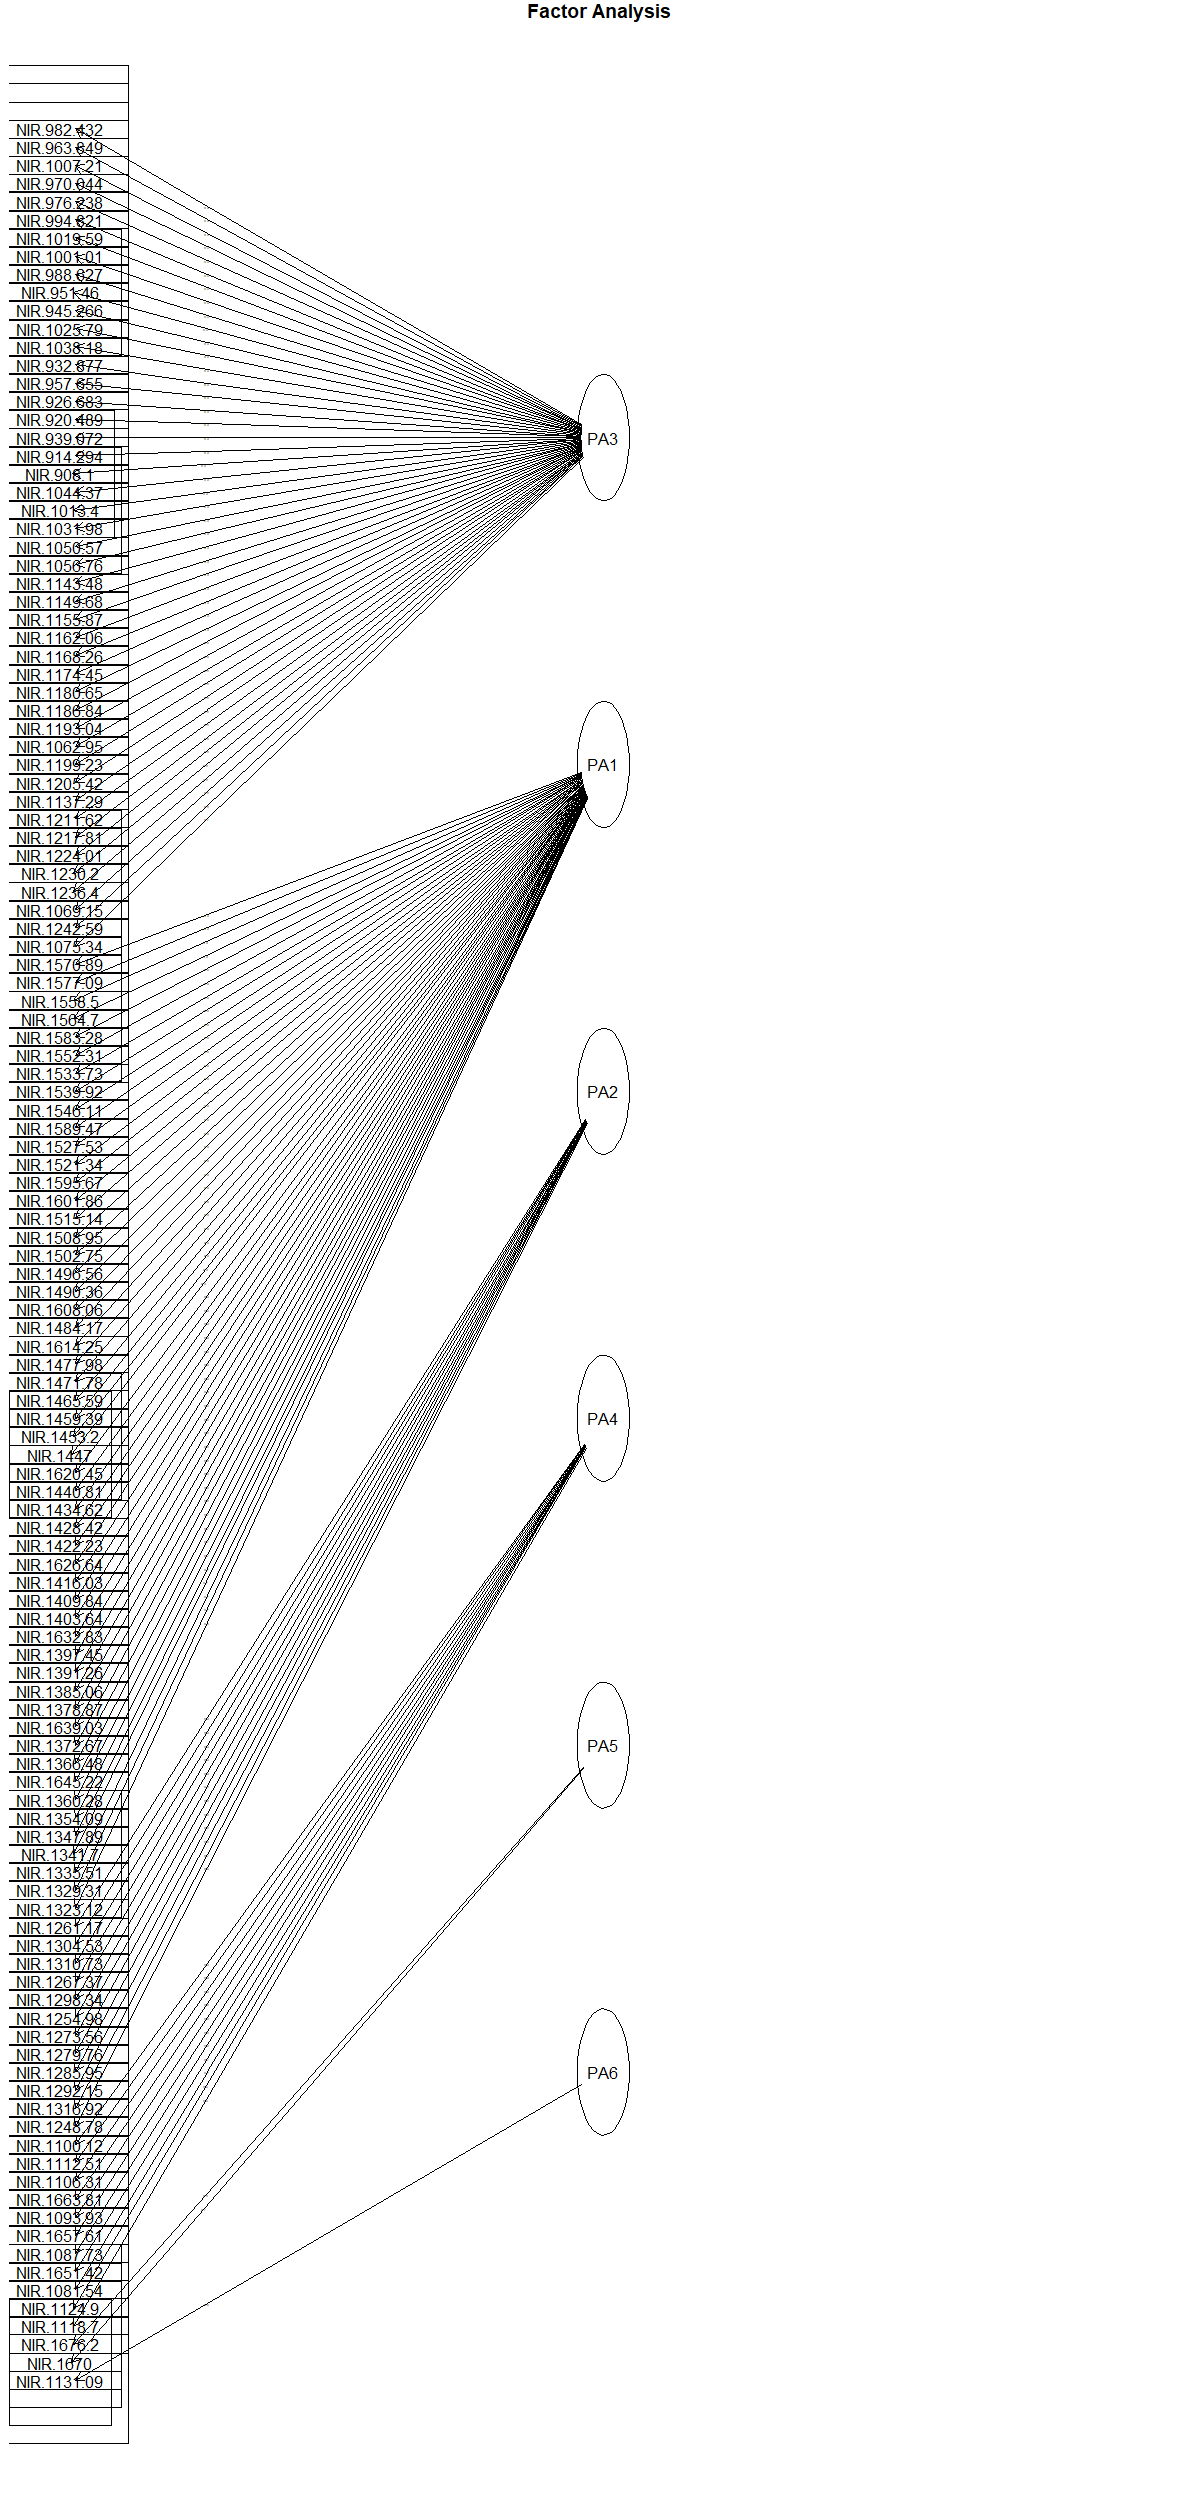

The script that drew this image:
NIR <- NIR_Preprocessed

library(psych)
library(corrplot)
library("psych")
library(ggplot2)
library(car)

datamatrix <- cor(NIR[6:130])
corrplot(datamatrix, method="number")

X <- NIR[6:130]
Y <- NIR[2:5]
unique(Y$Production_system)

KMO(r=cor(X))
cortest.bartlett(X)


fafitfree <- fa(NIR[6:130],nfactors = ncol(X), rotate = "none")
n_factors <- length(fafitfree$e.values)
scree     <- data.frame(
  Factor_n =  as.factor(1:n_factors), 
  Eigenvalue = fafitfree$e.values)
ggplot(scree, aes(x = Factor_n, y = Eigenvalue, group = 1)) + 
  geom_point() + geom_line() +
  xlab("Number of factors") +
  ylab("Initial eigenvalue") +
  labs( title = "Scree Plot", 
        subtitle = "(Based on the unreduced correlation matrix)")


parallel <- fa.parallel(X)


fa.none <- fa(r=X, 
              nfactors = 6, 
              # covar = FALSE, SMC = TRUE,
              fm="pa", # type of factor analysis we want to use ("pa" is principal axis factoring)
              max.iter=100, # (50 is the default, but we have changed it to 100
              rotate="varimax") # none rotation
print(fa.none)

fa.diagram(fa.none)

head(fa.none$scores)

unique(Y$Production_system)


Y <- NIR[2:5]
Y["Production_system"][Y["Production_system"]=="1 Star"] <- 10
Y["Production_system"][Y["Production_system"]=="2 stars"] <- 20
Y["Production_system"][Y["Production_system"]=="CONV"] <- 30
Y["Production_system"][Y["Production_system"]=="ORG"] <- 40
Y["Production_system"][Y["Production_system"]=="STD"] <- 50
Y["Production_system"][Y["Production_system"]=="FR"] <- 60
Y["Production_system"][Y["Production_system"]=="CF"] <- 70
Y["Production_system"][Y["Production_system"]=="MAR"] <- 80
Y
#rapply(num_Ps, function(x) func(x), how = "replace")

Y["Production_system"]
fa.none$scores[,"PA3"]

regdata <- data.frame (first_column  = Y["Production_system"], 
                  PA3 = fa.none$scores[,"PA3"],
                  PA1 = fa.none$scores[,"PA1"],
                  PA2 = fa.none$scores[,"PA2"],
                  PA4 = fa.none$scores[,"PA4"],
                  PA5 = fa.none$scores[,"PA5"],
                  PA6 = fa.none$scores[,"PA6"]
)
regdata

#regdata <- cbind(Y$Production_system, fa.none$scores)
#Labeling the data
#names(regdata) <- c("Production_system", "F1", "F2",
 #                    "F3", "F4", "F5", "F6")
head(regdata)

set.seed(100)
indices= sample(1:nrow(regdata), 0.7*nrow(regdata))
train=regdata[indices,]
test = regdata[-indices,]

model.fa.score = lm(Production_system~., data = train)
summary(model.fa.score)

vif(model.fa.score)

pred_test <- predict(model.fa.score, newdata = test, type = "response")
pred_test
test$Production_system_pred <- signif(pred_test, digits = -1)#round(pred_test, digits = 0)
head(test[c("Production_system","Production_system_pred")], 100)
typeof(test)

typeof(test)
table(test[,"Production_system"] == test[, "Production_system_pred"])
243/(973+243)
